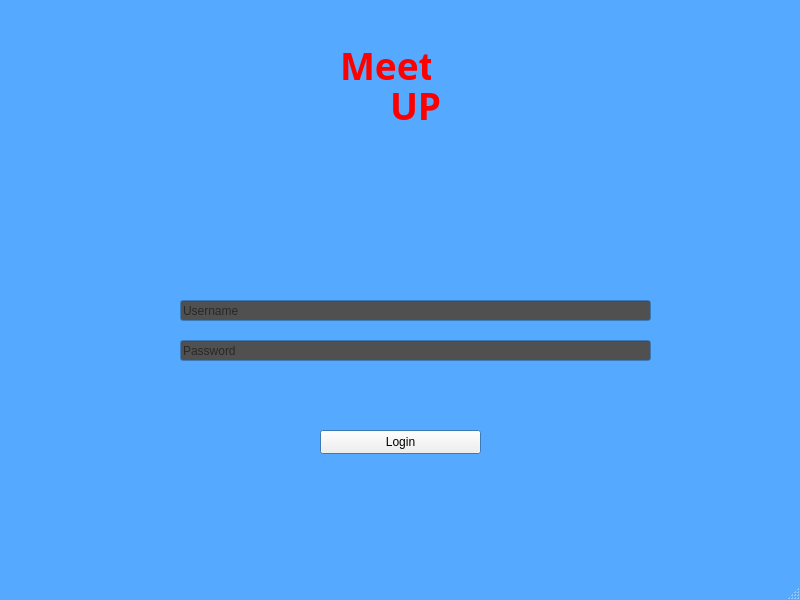
<?xml version="1.0" encoding="UTF-8"?>
<ui version="4.0">
 <class>MainWindow</class>
 <widget class="QMainWindow" name="MainWindow">
  <property name="geometry">
   <rect>
    <x>0</x>
    <y>0</y>
    <width>800</width>
    <height>600</height>
   </rect>
  </property>
  <property name="palette">
   <palette>
    <active>
     <colorrole role="Base">
      <brush brushstyle="SolidPattern">
       <color alpha="255">
        <red>85</red>
        <green>170</green>
        <blue>255</blue>
       </color>
      </brush>
     </colorrole>
     <colorrole role="Window">
      <brush brushstyle="SolidPattern">
       <color alpha="255">
        <red>85</red>
        <green>170</green>
        <blue>255</blue>
       </color>
      </brush>
     </colorrole>
    </active>
    <inactive>
     <colorrole role="Base">
      <brush brushstyle="SolidPattern">
       <color alpha="255">
        <red>85</red>
        <green>170</green>
        <blue>255</blue>
       </color>
      </brush>
     </colorrole>
     <colorrole role="Window">
      <brush brushstyle="SolidPattern">
       <color alpha="255">
        <red>85</red>
        <green>170</green>
        <blue>255</blue>
       </color>
      </brush>
     </colorrole>
    </inactive>
    <disabled>
     <colorrole role="Base">
      <brush brushstyle="SolidPattern">
       <color alpha="255">
        <red>85</red>
        <green>170</green>
        <blue>255</blue>
       </color>
      </brush>
     </colorrole>
     <colorrole role="Window">
      <brush brushstyle="SolidPattern">
       <color alpha="255">
        <red>85</red>
        <green>170</green>
        <blue>255</blue>
       </color>
      </brush>
     </colorrole>
    </disabled>
   </palette>
  </property>
  <property name="windowTitle">
   <string>MainWindow</string>
  </property>
  <widget class="QWidget" name="centralwidget">
   <widget class="QLabel" name="label_2">
    <property name="geometry">
     <rect>
      <x>340</x>
      <y>40</y>
      <width>91</width>
      <height>51</height>
     </rect>
    </property>
    <property name="font">
     <font>
      <family>Ink Free</family>
      <pointsize>25</pointsize>
     </font>
    </property>
    <property name="text">
     <string>&lt;html&gt;&lt;head/&gt;&lt;body&gt;&lt;p&gt;&lt;span style=&quot; font-size:28pt; font-weight:700; color:#ff0000;&quot;&gt;Meet&lt;/span&gt;&lt;/p&gt;&lt;/body&gt;&lt;/html&gt;</string>
    </property>
   </widget>
   <widget class="QLabel" name="label_3">
    <property name="geometry">
     <rect>
      <x>390</x>
      <y>80</y>
      <width>51</width>
      <height>51</height>
     </rect>
    </property>
    <property name="font">
     <font>
      <family>Ink Free</family>
      <pointsize>25</pointsize>
     </font>
    </property>
    <property name="text">
     <string>&lt;html&gt;&lt;head/&gt;&lt;body&gt;&lt;p&gt;&lt;span style=&quot; font-size:28pt; font-weight:700; color:#ff0000;&quot;&gt;UP&lt;/span&gt;&lt;/p&gt;&lt;/body&gt;&lt;/html&gt;</string>
    </property>
   </widget>
   <widget class="QPushButton" name="loginButton">
    <property name="geometry">
     <rect>
      <x>320</x>
      <y>430</y>
      <width>161</width>
      <height>24</height>
     </rect>
    </property>
    <property name="text">
     <string>Login</string>
    </property>
   </widget>
   <widget class="QLineEdit" name="password">
    <property name="geometry">
     <rect>
      <x>180</x>
      <y>340</y>
      <width>471</width>
      <height>21</height>
     </rect>
    </property>
    <property name="palette">
     <palette>
      <active>
       <colorrole role="Base">
        <brush brushstyle="SolidPattern">
         <color alpha="255">
          <red>80</red>
          <green>80</green>
          <blue>80</blue>
         </color>
        </brush>
       </colorrole>
      </active>
      <inactive>
       <colorrole role="Base">
        <brush brushstyle="SolidPattern">
         <color alpha="255">
          <red>80</red>
          <green>80</green>
          <blue>80</blue>
         </color>
        </brush>
       </colorrole>
      </inactive>
      <disabled/>
     </palette>
    </property>
    <property name="placeholderText">
     <string>Password</string>
    </property>
   </widget>
   <widget class="QLineEdit" name="username">
    <property name="geometry">
     <rect>
      <x>180</x>
      <y>300</y>
      <width>471</width>
      <height>21</height>
     </rect>
    </property>
    <property name="palette">
     <palette>
      <active>
       <colorrole role="Base">
        <brush brushstyle="SolidPattern">
         <color alpha="255">
          <red>80</red>
          <green>80</green>
          <blue>80</blue>
         </color>
        </brush>
       </colorrole>
      </active>
      <inactive>
       <colorrole role="Base">
        <brush brushstyle="SolidPattern">
         <color alpha="255">
          <red>80</red>
          <green>80</green>
          <blue>80</blue>
         </color>
        </brush>
       </colorrole>
      </inactive>
      <disabled/>
     </palette>
    </property>
    <property name="placeholderText">
     <string>Username</string>
    </property>
   </widget>
  </widget>
  <widget class="QMenuBar" name="menubar">
   <property name="geometry">
    <rect>
     <x>0</x>
     <y>0</y>
     <width>800</width>
     <height>33</height>
    </rect>
   </property>
  </widget>
  <widget class="QStatusBar" name="statusbar"/>
 </widget>
 <resources/>
 <connections/>
</ui>
